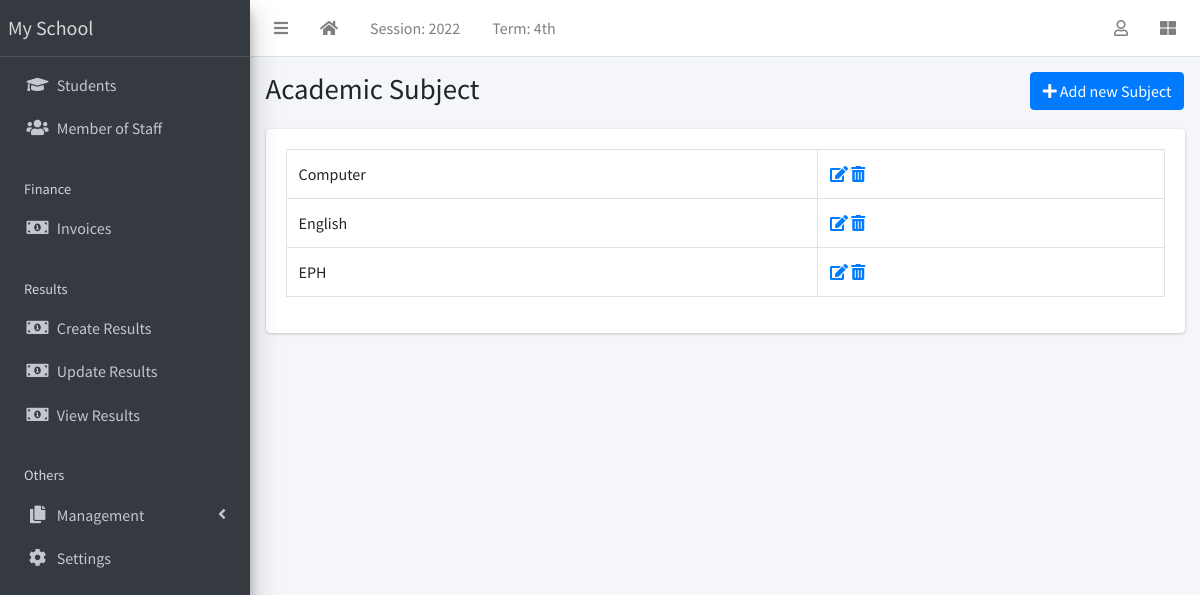
The app's page /appURL/viewsubject/ with its own data.
### schoolapp/models.py (models this page shows, shortened)
class Subject(models.Model):
    subjectname = models.CharField(max_length=400)

### schoolapp/views.py (the view)
# urls.py: path('viewsubject/', views.CreateSubject,name="viewsubject"),
def CreateSubject(request):
    if request.method == 'POST':
        subject = SubjectForm(request.POST)
        if subject.is_valid():
            subject.save()
            return redirect('viewsubject')
    else:
        subject = SubjectForm()
        sub = Subject.objects.all()
    return render(request, 'schoolapp/viewsubject.html',{'subject':subject,"sub":sub})

### schoolapp/templates/schoolapp/viewsubject.html (shortened to what this page needs)
{% extends 'base.html' %}
{% block body %}
{% load crispy_forms_tags %}
<div class="content-wrapper">
      <section class="content-header">
        <div class="container-fluid">
          <div class="row mb-1">
            <div class="col-sm-8">
              <h1>
Academic Subject
</h1>
            </div>
            <div class="col-sm-4">
              <ol class="breadcrumb float-sm-right">
                <li class="breadcrumb-item">
  <a class="btn btn-primary" href="#" data-toggle="modal" data-target="#modal1">
    <i class="fa fa-plus"></i>
    Add new Subject
  </a>
</li>
              </ol>
            </div>
          </div>
        </div>
      </section>
      <section class="content">
        <div class="container-fluid">
          <div class="row">
            <div class="col-md-12">
              <div class="card">
                <div class="card-body">
                  <div class="row">
                    <div class="col">
  <div class="row">
    <div class="col-sm-12">
        <table class="table table-bordered">
          <tbody>
            {% for res in sub %}
            <tr>
              <td>{{res.subjectname}}</td>
              <td><a href="/appURL/updatesubject/{{res.id}}"><i
                    class="fa fa-edit"></i></a> <a
                  href="/appURL/deletesubject/{{res.id}}"><i
                    class="fa fa-trash-alt"></i></a></td>
            </tr>
            {% endfor %}
          </tbody>
        </table>
    </div>
  </div>
                    </div>
                  </div>
                </div>
              </div>
            </div>
          </div>
        </div>
      </section>
    </div>
{% endblock body %}

### records on screen
Subject: subjectname "Computer"
Subject: subjectname "English"
Subject: subjectname "EPH"
